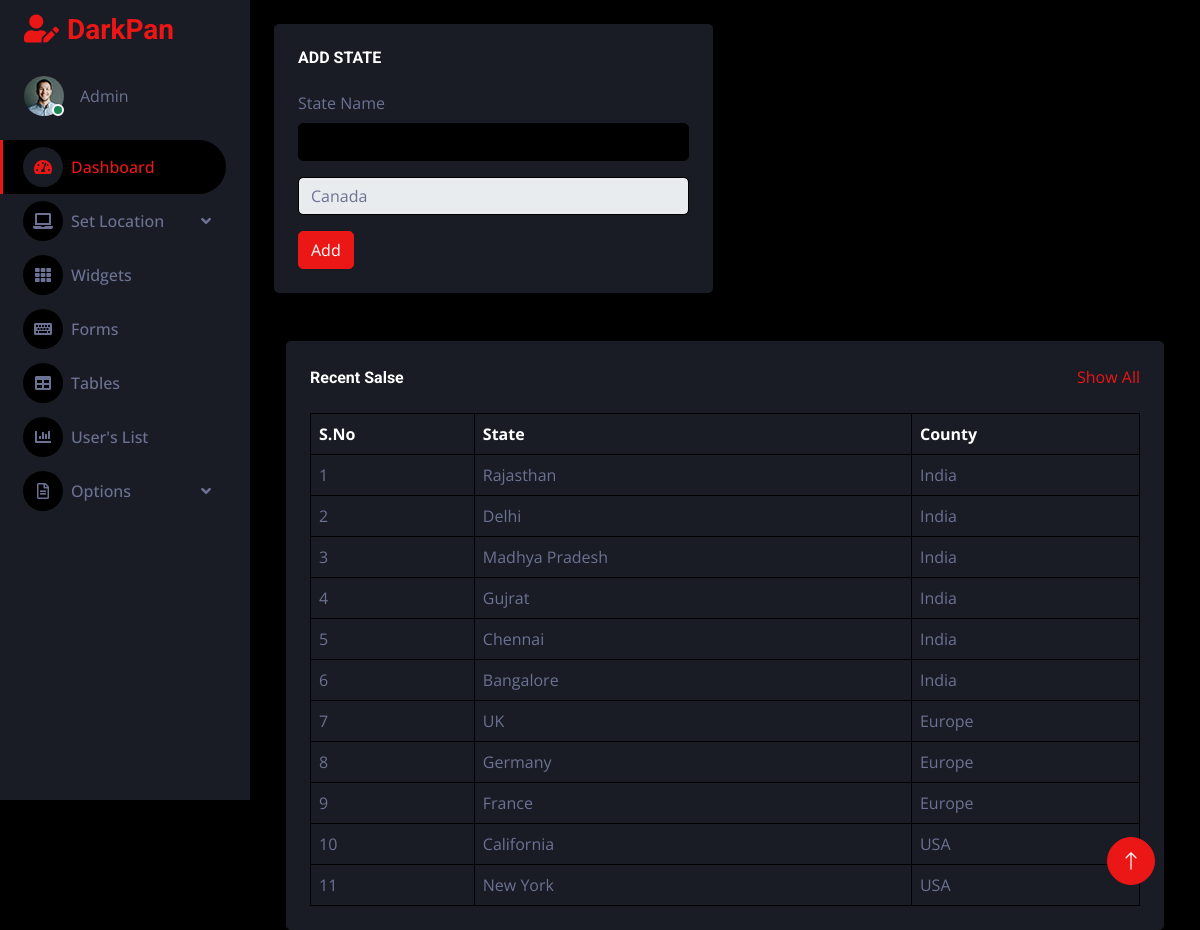
The app's page /admin-app/state/ with its own data.
### Supplier/models.py (models this page shows, shortened)
class State(models.Model):
    state = models.CharField(max_length=200)
    con_id = models.ForeignKey(Country, on_delete=models.CASCADE)

class Country(models.Model):
    country = models.CharField(max_length=200)
    def __str__(self):
        return self.country

### MyAdmin/views.py (the view, shortened to what this page needs)
# urls.py: path('state/', views.add_state, name='state'),
def add_state(request):
    data = Country.objects.all()
    show_st = State.objects.all()
    print(data)
    return render(request, "admin/state.html", {'data':data, 'show_st':show_st})

### templates/admin/state.html (shortened to what this page needs)
{% extends 'admin/dashboard.html' %}
            {% block content %}
            <div class="content">
            <div class="container-fluid pt-4 px-4">
                <div class="row g-4">
                    <div class="col-sm-12 col-xl-6">
                        <div class="bg-secondary rounded h-100 p-4">
                            <h6 class="mb-4">ADD STATE</h6>
                            <form method="post">
                                <div class="mb-3">
                                    <label for="exampleInputEmail1" class="form-label">State Name</label>
                                    <input type="text" class="form-control" id="exampleInputEmail1" name="name" aria-describedby="emailHelp">
                                </div>
                                <div class="mb-3">
                                    <select name="country_id" class="form-control">
                                        {% for country in data %}
                                        <option value="{{ country.id }}">{{ country.country }}</option>
                                        {% endfor %}
                                        </select>
                                </div>
                                <button type="submit" class="btn btn-primary">Add</button>
                            </form>
                        </div>
                    </div>
            <div class="container-fluid pt-4 px-4">
                <div class="bg-secondary text-center rounded p-4">
                    <div class="d-flex align-items-center justify-content-between mb-4">
                        <h6 class="mb-0">Recent Salse</h6>
                        <a href="">Show All</a>
                    </div>
                    <div class="table-responsive">
                        <table class="table text-start align-middle table-bordered table-hover mb-0">
                            <thead>
                                <tr class="text-white">
                                    <th scope="col">S.No</th>
                                    <th scope="col">State</th>
                                    <th scope="col">County</th>
                                </tr>
                            </thead>
                            <tbody>
                                {% for name in show_st%}
                                <tr>
                                    <td>{{forloop.counter}}</td>
                                    <td>{{ name.state }}</td>
                                    <td>{{ name.con_id}}</td>
                                </tr>
                               {% endfor %}
                            </tbody>
                        </table>
                    </div>
                </div>
            </div>
                </div>
            </div>
        </div>
{% endblock content %}

### static/css/style.css (style rules this page uses)
:root { --primary: #EB1616; --secondary: #191C24; --light: #6C7293; --dark: #000000; }
.btn { transition: .5s; }
.content { margin-left: 250px; min-height: 100vh; background: var(--dark); transition: 0.5s; }
@media (min-width: 992px) { .content { width: calc(100% - 250px); } }

### records on screen
State: state "Rajasthan", con_id "India"
State: state "Delhi", con_id "India"
State: state "Madhya Pradesh", con_id "India"
State: state "Gujrat", con_id "India"
State: state "Chennai", con_id "India"
State: state "Bangalore", con_id "India"
State: state "UK", con_id "Europe"
State: state "Germany", con_id "Europe"
State: state "France", con_id "Europe"
State: state "California", con_id "USA"
State: state "New York", con_id "USA"

### other values on screen
form field country_id "Canada"
